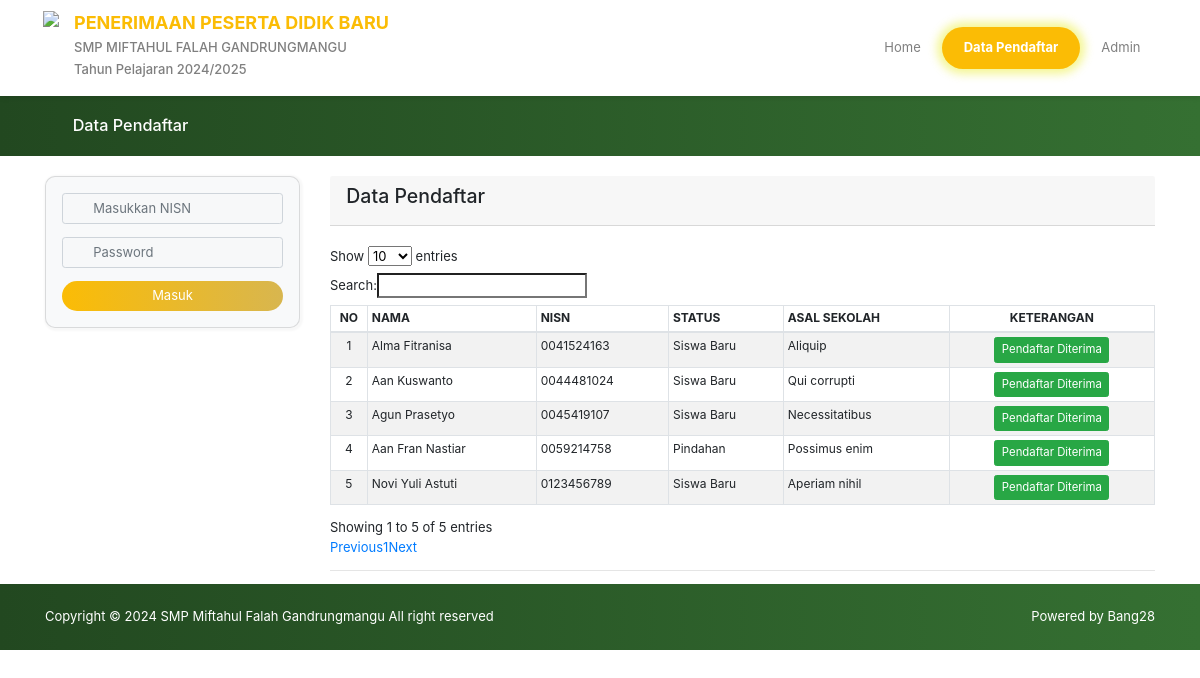
Page /pendaftar/ on the earlier database version.
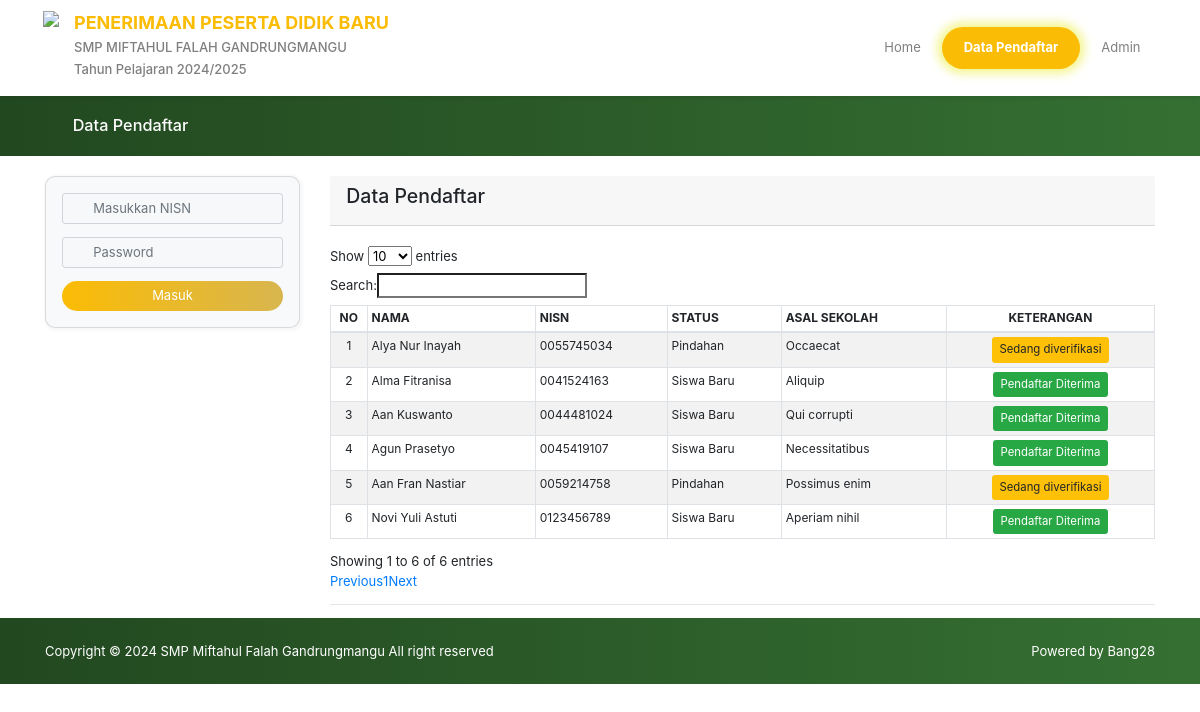
Same page on the later database version.
### ppdb/models.py (models this page shows, shortened)
class TahunAjaran(models.Model):
    STATUS_CHOICES = (
        ('', 'Status PPDB'),
        ('Dibuka', 'Dibuka'),
        ('Ditutup', 'Ditutup'),
    )
    id_thn_ajaran   = models.SmallAutoField(primary_key=True, unique=True, auto_created=True, blank=True)
    tahun_ajaran    = models.CharField(max_length=20)
    status          = models.CharField(max_length=10, choices=STATUS_CHOICES)
    tanggal_mulai   = models.DateField()
    tanggal_selesai = models.DateField()
    class Meta:
        verbose_name_plural = "Tahun Ajaran"

class Siswa(models.Model):
    def image_upload_to(instance, filename):
        ext = filename.split('.')[-1]
        filename = "%s_%s.%s" % (instance.no_pendaftaran, instance.nama, ext)
        return os.path.join('siswa/foto siswa', filename)
    STATUS = (
        ('Siswa Baru', 'Siswa Baru'),
        ('Pindahan', 'Pindahan'),
    )
    JENIS_KELAMIN = (
        ('L', 'Laki-laki'),
        ('P', 'Perempuan'),
    )
    AGAMA = (
        ('','Pilih agama'),
        ('Islam', 'Islam'),
        ('Kristen', 'Kristen'),
        ('Hindu', 'Hindu'),
        ('Budha', 'Budha'),
        ('Kong Hu Cu', 'Kong Hu Cu'),
    )
    STATUS_TINGGAL = (
        ('', 'Pilih status tinggal'),
        ('Tinggal dengan ORTU/WALI', 'Tinggal dengan ORTU/WALI'),
        ('Ikut Saudara/Kerabat', 'Ikut Saudara/Kerabat'),
        ('Asrama', 'Asrama'),
        ('Kontrak/Kost', 'Kontrak/Kost'),
        ('Panti Asuhan', 'Panti Asuhan'),
        ('lainnya', 'Lainnya'),
    )
    TRANSPOSTASI = (
        ('', 'Pilih transportasi'),
        ('Jalan Kaki', 'Jalan Kaki'),
        ('Sepeda', 'Sepeda'),
        ('Sepeda Motor', 'Sepeda Motor'),
        ('Mobil Pribadi', 'Mobil Pribadi'),
        ('Angkutan Umum', 'Angkutan Umum'),
        ('lainnya', 'Lainnya'),
    )
    BIAYA_SEKOLAH = (
        ('', 'Biaya sekolah'),
        ('Orangtua', 'Orangtua'),
        ('Wali/Orangtua Asuh', 'Wali/Orangtua Asuh'),
        ('Tanggung Sendiri', 'Tanggung Sendiri'),
        ('Lainnya', 'Lainnya'),
    )
    KEBUTUHAN_DISABILITAS = (
        ('', 'Kebutuhan disabilitas'),
        ('Tidak Ada', 'Tidak Ada'),
        ('Tuna Netra', 'Tuna Netra'),
        ('Tuna Rungu', 'Tuna Rungu'),
        ('Tuna Daksa', 'Tuna Daksa'),
        ('Tuna Grahita', 'Tuna Grahita'),
        ('Tuna Laras', 'Tuna Laras'),
        ('Lainnya', 'Lainnya'),
    )
    KETERANGAN = (
        ('Pending', 'Pending'),
        ('Diterima', 'Diterima'),
        ('Ditolak', 'Ditolak'),
    )
    id_siswa                = models.BigAutoField(primary_key=True, unique=True, auto_created=True, blank=True)
    no_pendaftaran          = models.CharField('No Pendaftaran', max_length=12, unique=True, blank=True, editable=False)
    status                  = models.CharField('Status', max_length=10, choices=STATUS, default=1)
    nama                    = models.CharField('Nama Lengkap', max_length=55)
    nik                     = models.CharField('NIK', max_length=16)
    tempat_lahir            = models.CharField('Tempat Lahir', max_length=30)
    tgl_lahir               = models.DateField('Tanggal Lahir')
    agama                   = models.CharField('Agama', max_length=10, choices=AGAMA)
    asal_sekolah            = models.CharField('Asal Sekolah', max_length=60)
    jenis_kelamin           = models.CharField('Jenis Kelamin', max_length=15, choices=JENIS_KELAMIN, default="")
    anak_ke                 = models.CharField('Anak Ke', max_length=2, null=True, blank=True)
    saudara                 = models.CharField('Jumlah Saudara', max_length=2, null=True, blank=True)
    no_hp                   = models.CharField('No Telp/Wa', max_length=13, null=True, blank=True, help_text='Pastikan nomer aktif dan dapat dihubungi.')
    email                   = models.EmailField('Email', help_text='Pastikan email aktif dan dapat dihubungi.')
    status_tinggal          = models.CharField('Status Tinggal', max_length=50, choices=STATUS_TINGGAL)
    alamat                  = models.TextField('Alamat')
    kodepos                 = models.CharField('Kode POS', max_length=6, null=True, blank=True)
    transportasi            = models.CharField('Mode Transportasi', max_length=30, choices=TRANSPOSTASI, null=True, blank=True)
    biaya_sekolah           = models.CharField('Biaya Sekolah', max_length=30, choices=BIAYA_SEKOLAH)
    keb_disabilitas         = models.CharField('Kebutuhan Disabilitas', max_length=20, choices=KEBUTUHAN_DISABILITAS)
    foto                    = models.ImageField('Foto', max_length=255, upload_to=image_upload_to, help_text='foto 3x4 dengan background merah')
    verifikasi              = models.CharField('Status Pendaftaran', max_length=10, null=True, choices=KETERANGAN, default="Pending")
    tgl_daftar              = models.DateTimeField('Tanggal Daftar', auto_now_add=True, null=True, blank=True, editable=False)
    nisn                    = models.OneToOneField(get_user_model(), on_delete=models.CASCADE, blank=True, null=True, verbose_name="NISN", related_name='siswa')
    thn_ajaran              = models.ForeignKey(TahunAjaran, on_delete=models.CASCADE, blank=True, null=True, verbose_name="Tahun Ajaran") # M - 1
    class Meta:
        verbose_name_plural = "Peserta PPDB"

### users/models.py (models this page shows, shortened)
class CustomUser(AbstractUser):
    def image_upload_to(instance, filename):
        ext = filename.split('.')[-1]
        filename = "%s.%s" % (instance.username, ext)
        return os.path.join('users', filename)
    email       = models.EmailField(unique=True)
    image       = models.ImageField("Foto Profil", default='default/user.png', upload_to=image_upload_to)
    is_superuser = models.BooleanField(
        _('superuser status'),
        default=False,
        null=True,
        help_text=_(
            'Designates that this user has all permissions without '
            'explicitly assigning them.'
        ),
    )
    def __str__(self):
        return self.username

### ppdb/views/index.py (the view, shortened to what this page needs)
# urls.py: path('pendaftar/', pendaftar, name="pendaftar"),
def pendaftar(request):
    info_ppdb = TahunAjaran.objects.last()
    peserta = Siswa.objects.all().order_by('-tgl_daftar')
    context = {
        'page_title': 'PPDB Online | SMP Miftahul Falah Gandrungmangu',
        'peserta': peserta,
        'ppdb': info_ppdb,
    }
    return render(request, 'pendaftar.html', context)

### templates/pendaftar.html (shortened to what this page needs)
{% extends 'base-home.html' %}
{% load static %}
{% block content %}
<div class="home-title">
    <div class="container">
    <h5 class="post-title" id="datadaftar">
        <span class="fa fa-user"></span><span>Data Pendaftar</span>
    </h5>
    </div>
</div>
<div class="home-content-wrapper ">
    <div class="container">
        <div class="row">
            <div class="col-sm-3">
                <div class="card card-login bg-light">
                    <div class="card-body">
                        <form action="" method="POST" id="form-login">
                            <div class="form-group">
                                <span class="fa fa-user"></span>
                                <input type="text" class="form-control" name="username" placeholder="Masukkan NISN" required autocomplete="off">
                            </div>
                            <div class="form-group">
                                <span class="fa fa-key"></span>
                                <input type="password" class="form-control" name="password" id="inputPassword4" placeholder="Password">
                            </div>
                            {% if ppdb.status == 'Dibuka' %}
                            <button type="submit" class="btn btn-primary btn-block btn-login" id="btnsimpan">Masuk</button>
                            {% else %}
                            <button disabled type="submit" class="btn btn-primary btn-block btn-login" id="btnsimpan">Masuk</button>
                            {% endif %}
                        </form>
                    </div>
                </div>
                <br>
                <br>
                <br>
            </div>
            <div class="col-md-9">
                <div class="row">
                    <div class="col-12 col-sm-12 col-lg-12">
                        <div class="card-header text-black" >
                            <h4>Data Pendaftar</h4>
                        </div>
                        <br>
                        <table id="mytable" style="font-size: 12px" class="table table-striped table-sm table-bordered" cellspacing="0">
                            <thead>
                                <tr>
                                <th class="text-center">NO</th>
                                <th>NAMA</th>
                                <th>NISN</th>
                                <th>STATUS</th>
                                <th>ASAL SEKOLAH</th>
                                <th class="text-center">KETERANGAN</th>
                                </tr>
                            </thead>
                            <tbody>
                                {% for p in peserta %}
                                <tr>
                                    <td class="text-center">{{ forloop.counter }}</td>
                                    <td>{{ p.nama }}</td>
                                    <td>{{ p.nisn }}</td>
                                    <td>{{ p.status }}</td>
                                    <td>{{ p.asal_sekolah }}</td>
                                    <td class="text-center">
                                        <button class="btn btn-sm
                                            {% if p.verifikasi == "Pending" %} btn-warning
                                            {% elif p.verifikasi == "Diterima" %} btn-success
                                            {% else %} btn-danger
                                            {% endif %}" >
                                            {% if p.verifikasi == "Pending" %} Sedang diverifikasi
                                            {% elif p.verifikasi == "Diterima" %} Pendaftar Diterima
                                            {% else %} Pendaftar ditolak
                                            {% endif %}
                                        </button>
                                    </td>
                                </tr>
                                {% endfor %}
                            </tbody>
                        </table>
                    </div>
				</div>
    			<hr>
		    </div>
        </div>
    </div>
</div>
{% endblock content %}

### templates/base-home.html (shortened to what this page needs)
<!DOCTYPE html>
<html lang="en">
<head>
    {% include 'include/style.html' %}
</head>
<body data-spy="scroll" data-target="#menu" data-offset="100">
    <div class="home-wraper" id="home">
        <div class="home-header">
            <div class="container p-0">
                {% include 'include/navbar.html' %}
            </div>
        </div>
        {% block content %}
        {% endblock content %}
    </div>
    {% include 'include/footer.html' %}
</body>
</html>

### templates/include/style.html (shortened to what this page needs)
{% load static %}
<link rel="stylesheet" href="{% static 'ppdb/css/front.min.css' %}" />
<link rel="stylesheet" href="{% static 'ppdb/css/1.css' %}" />
<link rel="stylesheet" href="{% static 'ppdb/css/2.css' %}" />
<link rel="stylesheet" href="{% static 'ppdb/css/3.css' %}" />
<link rel="stylesheet" href="{% static 'ppdb/css/components2.css' %}" />
<link rel="stylesheet" href="{% static 'ppdb/font-awesome-4/css/font-awesome.min.css' %}" />

### templates/include/navbar.html (shortened to what this page needs)
{% load static %}
<nav class="navbar navbar-expand-lg navbar-light" id="navbar-header">
<a class="navbar-brand" href="#">
    <img src="{% static 'ppdb/img/logo.png' %}" height="75" />
    <div class="home-header-text d-none d-sm-block">
    <h5>PENERIMAAN PESERTA DIDIK BARU</h5>
    <h6>SMP MIFTAHUL FALAH GANDRUNGMANGU</h6>
    <h6>Tahun Pelajaran {{ ppdb.tahun_ajaran }}</h6>
    </div>
</a>
<div class="collapse navbar-collapse" id="menu">
    <ul class="navbar-nav ml-auto">
    <li class="nav-item {% if request.resolver_match.url_name == "index" %}active{% endif %}">
        <a class="nav-link" href="{% url 'ppdb:index' %}" id="link-home">Home</a>
    </li>
    <li class="nav-item {% if request.resolver_match.url_name == "pendaftar" %}active{% endif %}">
        <a class="nav-link" href="{% url 'ppdb:pendaftar' %}" id="link-home">Data Pendaftar</a>
    </li>
    <li class="nav-item">
        <a class="nav-link" href="{% url 'users:admin' %}" id="link-persyaratan">Admin</a>
    </li>
    </ul>
</div>
</nav>

### templates/include/footer.html
<div class="home-footer">
    <div class="container">
    <div class="row pt-1 pb-1">
        <div class="col-md-6 col-xs-12 text-md-left text-center">
        Copyright &copy;&nbsp;{% now 'Y' %}&nbsp;SMP Miftahul Falah Gandrungmangu All right reserved
        </div>
        <div class="col-md-6 col-xs-12 text-md-right text-center">Powered by <a style="color: white;" target="_blank" href="https://github.com/Bang28">Bang28</a></div>
    </div>
    </div>
</div>

### templates/include/scripts.html (shortened to what this page needs)
{% load static %}

### static/ppdb/css/2.css (style rules this page uses)
.fa,.fab,.fal,.far,.fas { -moz-osx-font-smoothing:grayscale;-webkit-font-smoothing:antialiased;display:inline-block;font-style:normal;font-variant:normal;text-rendering:auto;line-height:1 }
.fa-key:before { content:"\f084" }
.fa-user:before { content:"\f007" }
.fa,.far,.fas { font-family:"Font Awesome 5 Free" }
.fa,.fas { font-weight:900 }

Differences in the rows shown:
added Siswa: nama "Alya Nur Inayah", nisn "0055745034", status "Pindahan", asal_sekolah "Occaecat", verifikasi "Sedang diverifikasi"
changed Siswa "Aan Fran Nastiar": verifikasi "Pendaftar Diterima" → "Sedang diverifikasi"
Other differences:
text written by a page script: "Show entries Search: Showing 1 to 5 of 5 entries Previous 1 Next" → "Show entries Search: Showing 1 to 6 of 6 entries Previous 1 Next"
